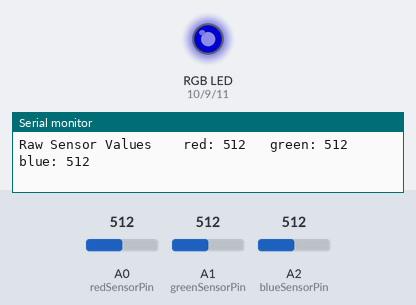
Simulated run of this sketch. Board: Arduino Uno, built with avr-gcc and run on an emulated ATmega328P. On the bench: an RGB LED mixed from three pins (HIGH = lit), the last lines printed to the serial monitor. The test bench sets the inputs (shaded band); at power-on: A0 (redSensorPin) = 512, A1 (greenSensorPin) = 512, A2 (blueSensorPin) = 512. Dim RGB values are drawn brighter than linear.

Above: at 1.8 s.
1.9 s: A0 (redSensorPin) set to 520
At 3.0 s:
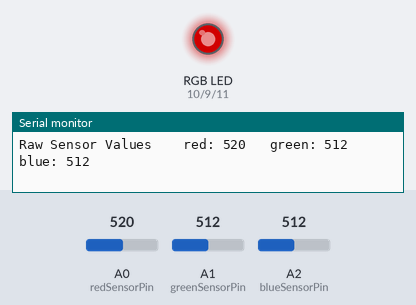
3.5 s: A1 (greenSensorPin) set to 716
At 4.5 s:
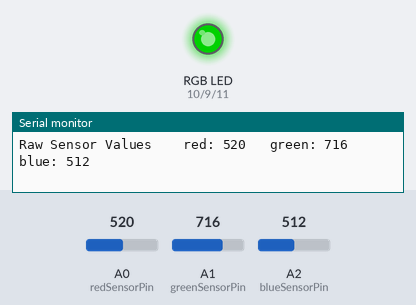
5.5 s: A2 (blueSensorPin) set to 704
7.3 s: A2 (blueSensorPin) set to 729
At 8.7 s:
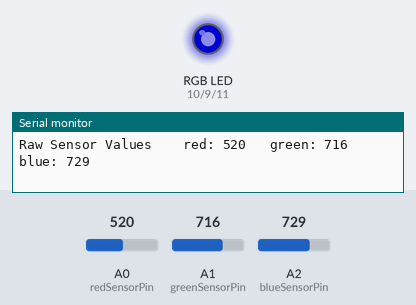
9.6 s: A2 (blueSensorPin) set to 511
At 11.3 s:
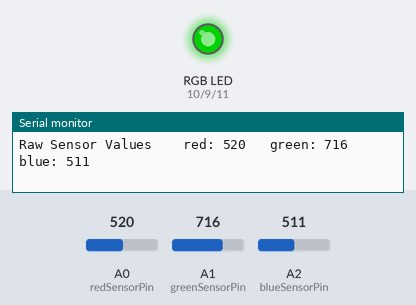
11.6 s: A2 (blueSensorPin) set to 716
At 13.0 s:
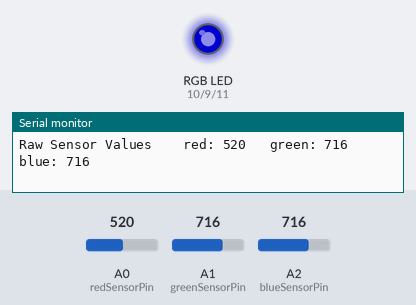
Timing chart, 0 to 14.6 s (numbered marks = the images above; inputs shaded):
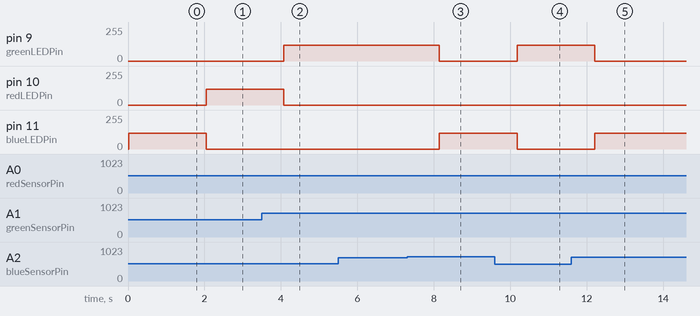

Measured:
- the behaviour switches between 512 and 513 on A0 (redSensorPin) (found by bisection; images 0 and 1)
- the behaviour switches between 715 and 716 on A2 (blueSensorPin) (found by bisection; images 2 and 3)
- after the input at 1.9 s, pin 10 (redLEDPin): 0/255 → 120/255 after 0.15 s; pin 11 (blueLEDPin): 120/255 → 0/255 after 0.15 s
- after the input at 3.5 s, pin 9 (greenLEDPin): 0/255 → 120/255 after 0.58 s; pin 10 (redLEDPin): 120/255 → 0/255 after 0.58 s
- after the input at 7.3 s, pin 9 (greenLEDPin): 120/255 → 0/255 after 0.85 s; pin 11 (blueLEDPin): 0/255 → 120/255 after 0.85 s
- after the input at 9.6 s, pin 9 (greenLEDPin): 0/255 → 120/255 after 0.58 s; pin 11 (blueLEDPin): 120/255 → 0/255 after 0.58 s
- after the input at 11.6 s, pin 9 (greenLEDPin): 120/255 → 0/255 after 0.61 s; pin 11 (blueLEDPin): 0/255 → 120/255 after 0.61 s

The sketch:

04_color_mixing_lamp.ino
```cpp
const int greenLEDPin = 9;
const int redLEDPin = 10;
const int blueLEDPin = 11;

const int redSensorPin = A0;
const int greenSensorPin = A1;
const int blueSensorPin = A2;

int red = 0;
int green = 0;
int blue = 0;

int rSensorVal = 0;
int gSensorVal = 0;
int bSensorVal = 0;

String highest(int red, int green, int blue) {
  if (red > green && red > blue) {
    return "red";
  }
  if (green > red && green > blue) {
    return "green";
  }
  if (blue > red && blue > green) {
    return "blue";
  }
  return "blue";
}

void setup() {
  Serial.begin(9600);

  pinMode(greenLEDPin, OUTPUT);
  pinMode(redLEDPin, OUTPUT);
  pinMode(blueLEDPin, OUTPUT);
}

void loop() {
  rSensorVal = analogRead(redSensorPin);
  delay(5);
  gSensorVal = analogRead(greenSensorPin);
  delay(5);
  bSensorVal = analogRead(blueSensorPin);
  delay(5);

  Serial.print("Raw Sensor Values \t red: ");
  Serial.print(rSensorVal);
  Serial.print("\t green: ");
  Serial.print(gSensorVal);
  Serial.print("\t blue: ");
  Serial.print(bSensorVal);
  Serial.print("\n");


  String color = highest(rSensorVal, gSensorVal, bSensorVal);
  int value = 120;

  red = color == "red" ? value : 0;
  green = color == "green" ? value : 0;
  blue = color == "blue" ? value : 0;

  analogWrite(redLEDPin, red);
  analogWrite(greenLEDPin, green);
  analogWrite(blueLEDPin, blue);

  delay(1000);
}
```
